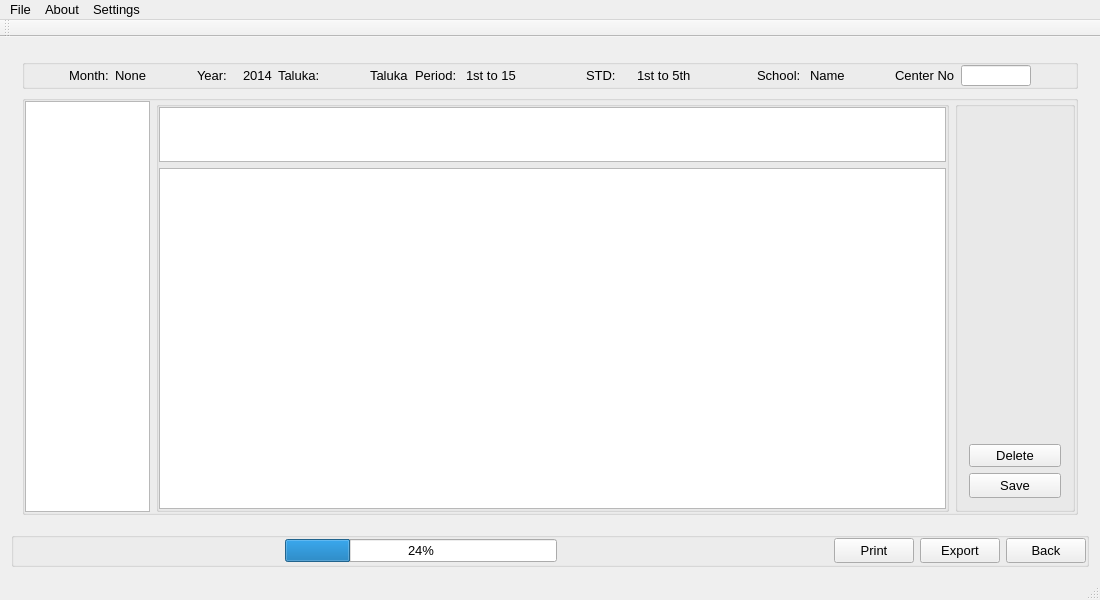
<?xml version="1.0" encoding="UTF-8"?>
<ui version="4.0">
 <class>MainWindow</class>
 <widget class="QMainWindow" name="MainWindow">
  <property name="geometry">
   <rect>
    <x>0</x>
    <y>0</y>
    <width>1100</width>
    <height>600</height>
   </rect>
  </property>
  <property name="font">
   <font>
    <pointsize>10</pointsize>
   </font>
  </property>
  <property name="windowTitle">
   <string>MainWindow</string>
  </property>
  <widget class="QWidget" name="centralWidget">
   <layout class="QVBoxLayout" name="verticalLayout">
    <item>
     <widget class="QStackedWidget" name="AllStackWidget">
      <property name="font">
       <font>
        <pointsize>10</pointsize>
       </font>
      </property>
      <property name="currentIndex">
       <number>3</number>
      </property>
      <widget class="QWidget" name="MainStackWidget">
       <layout class="QGridLayout" name="gridLayout">
        <item row="0" column="0">
         <widget class="QGroupBox" name="loginGroupBox">
          <property name="font">
           <font>
            <pointsize>10</pointsize>
           </font>
          </property>
          <property name="title">
           <string>Log in</string>
          </property>
          <widget class="QWidget" name="layoutWidget">
           <property name="geometry">
            <rect>
             <x>10</x>
             <y>50</y>
             <width>221</width>
             <height>24</height>
            </rect>
           </property>
           <layout class="QHBoxLayout" name="horizontalLayout_2">
            <item>
             <widget class="QLabel" name="labelUsername">
              <property name="text">
               <string>Username</string>
              </property>
             </widget>
            </item>
            <item>
             <widget class="QLineEdit" name="lineEditUsername"/>
            </item>
           </layout>
          </widget>
          <widget class="QWidget" name="layoutWidget_2">
           <property name="geometry">
            <rect>
             <x>10</x>
             <y>100</y>
             <width>221</width>
             <height>24</height>
            </rect>
           </property>
           <layout class="QHBoxLayout" name="horizontalLayout_3">
            <item>
             <widget class="QLabel" name="labelPassword">
              <property name="text">
               <string>Password</string>
              </property>
             </widget>
            </item>
            <item>
             <widget class="QLineEdit" name="lineEditPassword">
              <property name="text">
               <string/>
              </property>
             </widget>
            </item>
           </layout>
          </widget>
          <widget class="QWidget" name="layoutWidget_3">
           <property name="geometry">
            <rect>
             <x>89</x>
             <y>140</y>
             <width>145</width>
             <height>26</height>
            </rect>
           </property>
           <layout class="QHBoxLayout" name="horizontalLayout">
            <item>
             <widget class="QComboBox" name="comboBoxUserAdmin">
              <item>
               <property name="text">
                <string>User</string>
               </property>
              </item>
              <item>
               <property name="text">
                <string>Admin</string>
               </property>
              </item>
             </widget>
            </item>
            <item>
             <widget class="QPushButton" name="pushButtonLogin">
              <property name="text">
               <string>Log in</string>
              </property>
             </widget>
            </item>
           </layout>
          </widget>
          <widget class="QLabel" name="ErrorLable">
           <property name="geometry">
            <rect>
             <x>10</x>
             <y>180</y>
             <width>221</width>
             <height>16</height>
            </rect>
           </property>
           <property name="text">
            <string>Error</string>
           </property>
          </widget>
          <zorder>layoutWidget_2</zorder>
          <zorder>layoutWidget_3</zorder>
          <zorder>layoutWidget</zorder>
          <zorder>ErrorLable</zorder>
         </widget>
        </item>
       </layout>
      </widget>
      <widget class="QWidget" name="HomeStackWidget">
       <widget class="QGroupBox" name="groupBox">
        <property name="geometry">
         <rect>
          <x>0</x>
          <y>20</y>
          <width>538</width>
          <height>89</height>
         </rect>
        </property>
        <property name="title">
         <string>Bill Manager</string>
        </property>
        <layout class="QGridLayout" name="gridLayout_2">
         <property name="spacing">
          <number>9</number>
         </property>
         <item row="0" column="0">
          <widget class="QComboBox" name="comboBoxBMTaluka">
           <property name="minimumSize">
            <size>
             <width>125</width>
             <height>25</height>
            </size>
           </property>
          </widget>
         </item>
         <item row="0" column="1">
          <widget class="QComboBox" name="comboBoxBMRout">
           <property name="minimumSize">
            <size>
             <width>125</width>
             <height>25</height>
            </size>
           </property>
          </widget>
         </item>
         <item row="0" column="2">
          <widget class="QComboBox" name="comboBoxBMPeriod">
           <property name="minimumSize">
            <size>
             <width>125</width>
             <height>25</height>
            </size>
           </property>
           <item>
            <property name="text">
             <string>1st to 15th</string>
            </property>
           </item>
           <item>
            <property name="text">
             <string>16th to 31st</string>
            </property>
           </item>
          </widget>
         </item>
         <item row="0" column="3">
          <widget class="QComboBox" name="comboBoxBMSTD">
           <property name="minimumSize">
            <size>
             <width>125</width>
             <height>25</height>
            </size>
           </property>
           <item>
            <property name="text">
             <string>1st to 5th</string>
            </property>
           </item>
           <item>
            <property name="text">
             <string>6th to 8th</string>
            </property>
           </item>
          </widget>
         </item>
         <item row="1" column="0">
          <widget class="QComboBox" name="comboBoxBMMonth">
           <property name="minimumSize">
            <size>
             <width>100</width>
             <height>25</height>
            </size>
           </property>
           <item>
            <property name="text">
             <string>January</string>
            </property>
           </item>
           <item>
            <property name="text">
             <string>February</string>
            </property>
           </item>
           <item>
            <property name="text">
             <string>March</string>
            </property>
           </item>
           <item>
            <property name="text">
             <string>April</string>
            </property>
           </item>
           <item>
            <property name="text">
             <string>May</string>
            </property>
           </item>
           <item>
            <property name="text">
             <string>June</string>
            </property>
           </item>
           <item>
            <property name="text">
             <string>July</string>
            </property>
           </item>
           <item>
            <property name="text">
             <string>August</string>
            </property>
           </item>
           <item>
            <property name="text">
             <string>September</string>
            </property>
           </item>
           <item>
            <property name="text">
             <string>October</string>
            </property>
           </item>
           <item>
            <property name="text">
             <string>November</string>
            </property>
           </item>
           <item>
            <property name="text">
             <string>December</string>
            </property>
           </item>
          </widget>
         </item>
         <item row="1" column="1">
          <widget class="QComboBox" name="comboBoxBMYear">
           <property name="minimumSize">
            <size>
             <width>90</width>
             <height>25</height>
            </size>
           </property>
          </widget>
         </item>
         <item row="1" column="3">
          <widget class="QPushButton" name="pushButtonBMManager">
           <property name="minimumSize">
            <size>
             <width>125</width>
             <height>27</height>
            </size>
           </property>
           <property name="text">
            <string>Manage</string>
           </property>
          </widget>
         </item>
         <item row="1" column="2">
          <spacer name="horizontalSpacer_3">
           <property name="orientation">
            <enum>Qt::Horizontal</enum>
           </property>
           <property name="sizeHint" stdset="0">
            <size>
             <width>40</width>
             <height>20</height>
            </size>
           </property>
          </spacer>
         </item>
        </layout>
       </widget>
       <widget class="QGroupBox" name="groupBox_2">
        <property name="geometry">
         <rect>
          <x>0</x>
          <y>160</y>
          <width>281</width>
          <height>58</height>
         </rect>
        </property>
        <property name="title">
         <string>Master Manager</string>
        </property>
        <layout class="QHBoxLayout" name="horizontalLayout_9">
         <item>
          <widget class="QPushButton" name="pushButtonSchoolManager">
           <property name="minimumSize">
            <size>
             <width>100</width>
             <height>25</height>
            </size>
           </property>
           <property name="text">
            <string>School Manager</string>
           </property>
          </widget>
         </item>
         <item>
          <widget class="QPushButton" name="pushButtonTalukaManager">
           <property name="minimumSize">
            <size>
             <width>100</width>
             <height>25</height>
            </size>
           </property>
           <property name="text">
            <string> Taluka Manager</string>
           </property>
          </widget>
         </item>
         <item>
          <spacer name="horizontalSpacer_5">
           <property name="orientation">
            <enum>Qt::Horizontal</enum>
           </property>
           <property name="sizeHint" stdset="0">
            <size>
             <width>40</width>
             <height>20</height>
            </size>
           </property>
          </spacer>
         </item>
        </layout>
       </widget>
      </widget>
      <widget class="QWidget" name="SchoolsManager">
       <layout class="QVBoxLayout" name="verticalLayout_2">
        <item>
         <widget class="QGroupBox" name="groupBoxMain">
          <property name="title">
           <string/>
          </property>
          <layout class="QHBoxLayout" name="horizontalLayout_4">
           <property name="leftMargin">
            <number>0</number>
           </property>
           <property name="topMargin">
            <number>0</number>
           </property>
           <property name="rightMargin">
            <number>0</number>
           </property>
           <property name="bottomMargin">
            <number>0</number>
           </property>
           <item>
            <widget class="QGroupBox" name="groupBoxSchoolOperations">
             <property name="title">
              <string/>
             </property>
             <layout class="QVBoxLayout" name="verticalLayout_4">
              <property name="spacing">
               <number>0</number>
              </property>
              <property name="leftMargin">
               <number>0</number>
              </property>
              <property name="topMargin">
               <number>0</number>
              </property>
              <property name="rightMargin">
               <number>0</number>
              </property>
              <property name="bottomMargin">
               <number>0</number>
              </property>
              <item>
               <widget class="QGroupBox" name="groupBoxSearchBox">
                <property name="minimumSize">
                 <size>
                  <width>0</width>
                  <height>25</height>
                 </size>
                </property>
                <property name="title">
                 <string/>
                </property>
                <layout class="QHBoxLayout" name="horizontalLayout_6">
                 <property name="leftMargin">
                  <number>0</number>
                 </property>
                 <property name="topMargin">
                  <number>0</number>
                 </property>
                 <property name="rightMargin">
                  <number>0</number>
                 </property>
                 <property name="bottomMargin">
                  <number>0</number>
                 </property>
                 <item>
                  <widget class="QLineEdit" name="lineEditSearchBox">
                   <property name="minimumSize">
                    <size>
                     <width>200</width>
                     <height>25</height>
                    </size>
                   </property>
                   <property name="toolTip">
                    <string>Type School Name</string>
                   </property>
                  </widget>
                 </item>
                 <item>
                  <widget class="QComboBox" name="comboBoxSelectTaluka">
                   <property name="minimumSize">
                    <size>
                     <width>100</width>
                     <height>25</height>
                    </size>
                   </property>
                   <property name="toolTip">
                    <string>Select Taluka</string>
                   </property>
                  </widget>
                 </item>
                 <item>
                  <widget class="QComboBox" name="comboBoxSelectRout">
                   <property name="minimumSize">
                    <size>
                     <width>80</width>
                     <height>25</height>
                    </size>
                   </property>
                   <property name="toolTip">
                    <string>Select Rout</string>
                   </property>
                  </widget>
                 </item>
                 <item>
                  <spacer name="horizontalSpacer_2">
                   <property name="orientation">
                    <enum>Qt::Horizontal</enum>
                   </property>
                   <property name="sizeHint" stdset="0">
                    <size>
                     <width>40</width>
                     <height>20</height>
                    </size>
                   </property>
                  </spacer>
                 </item>
                 <item>
                  <widget class="QPushButton" name="pushButtonResetSchoolSearch">
                   <property name="minimumSize">
                    <size>
                     <width>0</width>
                     <height>25</height>
                    </size>
                   </property>
                   <property name="text">
                    <string>Reset</string>
                   </property>
                  </widget>
                 </item>
                </layout>
               </widget>
              </item>
              <item>
               <widget class="QTableView" name="tableViewSchools">
                <property name="wordWrap">
                 <bool>false</bool>
                </property>
               </widget>
              </item>
             </layout>
            </widget>
           </item>
           <item>
            <widget class="QGroupBox" name="groupBoxManager">
             <property name="minimumSize">
              <size>
               <width>120</width>
               <height>0</height>
              </size>
             </property>
             <property name="maximumSize">
              <size>
               <width>120</width>
               <height>16777215</height>
              </size>
             </property>
             <property name="title">
              <string/>
             </property>
             <layout class="QVBoxLayout" name="verticalLayout_3">
              <item>
               <widget class="QPushButton" name="pushButtonAddSchool">
                <property name="minimumSize">
                 <size>
                  <width>0</width>
                  <height>25</height>
                 </size>
                </property>
                <property name="maximumSize">
                 <size>
                  <width>100</width>
                  <height>16777215</height>
                 </size>
                </property>
                <property name="font">
                 <font>
                  <pointsize>10</pointsize>
                 </font>
                </property>
                <property name="text">
                 <string>Add School</string>
                </property>
               </widget>
              </item>
              <item>
               <widget class="QPushButton" name="pushButtonEditSchool">
                <property name="minimumSize">
                 <size>
                  <width>0</width>
                  <height>25</height>
                 </size>
                </property>
                <property name="maximumSize">
                 <size>
                  <width>100</width>
                  <height>16777215</height>
                 </size>
                </property>
                <property name="font">
                 <font>
                  <pointsize>10</pointsize>
                 </font>
                </property>
                <property name="text">
                 <string>Edit School</string>
                </property>
               </widget>
              </item>
              <item>
               <widget class="QPushButton" name="pushButtonRemoveSchool">
                <property name="minimumSize">
                 <size>
                  <width>0</width>
                  <height>25</height>
                 </size>
                </property>
                <property name="maximumSize">
                 <size>
                  <width>100</width>
                  <height>16777215</height>
                 </size>
                </property>
                <property name="font">
                 <font>
                  <pointsize>10</pointsize>
                 </font>
                </property>
                <property name="text">
                 <string>Remove School</string>
                </property>
               </widget>
              </item>
              <item>
               <spacer name="verticalSpacer">
                <property name="orientation">
                 <enum>Qt::Vertical</enum>
                </property>
                <property name="sizeHint" stdset="0">
                 <size>
                  <width>20</width>
                  <height>40</height>
                 </size>
                </property>
               </spacer>
              </item>
             </layout>
            </widget>
           </item>
          </layout>
         </widget>
        </item>
       </layout>
      </widget>
      <widget class="QWidget" name="SchoolBillPage">
       <layout class="QVBoxLayout" name="verticalLayout_5">
        <item>
         <widget class="QGroupBox" name="groupBoxHeader">
          <property name="minimumSize">
           <size>
            <width>0</width>
            <height>30</height>
           </size>
          </property>
          <property name="maximumSize">
           <size>
            <width>16777215</width>
            <height>30</height>
           </size>
          </property>
          <property name="title">
           <string/>
          </property>
          <layout class="QHBoxLayout" name="horizontalLayout_8">
           <property name="leftMargin">
            <number>0</number>
           </property>
           <property name="topMargin">
            <number>0</number>
           </property>
           <property name="rightMargin">
            <number>0</number>
           </property>
           <property name="bottomMargin">
            <number>0</number>
           </property>
           <item>
            <spacer name="horizontalSpacer_7">
             <property name="orientation">
              <enum>Qt::Horizontal</enum>
             </property>
             <property name="sizeHint" stdset="0">
              <size>
               <width>40</width>
               <height>20</height>
              </size>
             </property>
            </spacer>
           </item>
           <item>
            <widget class="QLabel" name="labelMonthTitle">
             <property name="maximumSize">
              <size>
               <width>50</width>
               <height>16777215</height>
              </size>
             </property>
             <property name="font">
              <font>
               <pointsize>10</pointsize>
              </font>
             </property>
             <property name="text">
              <string>Month:</string>
             </property>
            </widget>
           </item>
           <item>
            <widget class="QLabel" name="labelBMMonthBody">
             <property name="minimumSize">
              <size>
               <width>0</width>
               <height>0</height>
              </size>
             </property>
             <property name="maximumSize">
              <size>
               <width>16777215</width>
               <height>16777215</height>
              </size>
             </property>
             <property name="font">
              <font>
               <pointsize>10</pointsize>
              </font>
             </property>
             <property name="text">
              <string>None</string>
             </property>
             <property name="margin">
              <number>0</number>
             </property>
            </widget>
           </item>
           <item>
            <spacer name="horizontalSpacer_8">
             <property name="orientation">
              <enum>Qt::Horizontal</enum>
             </property>
             <property name="sizeHint" stdset="0">
              <size>
               <width>40</width>
               <height>20</height>
              </size>
             </property>
            </spacer>
           </item>
           <item>
            <widget class="QLabel" name="labelYearTitle">
             <property name="minimumSize">
              <size>
               <width>40</width>
               <height>0</height>
              </size>
             </property>
             <property name="maximumSize">
              <size>
               <width>40</width>
               <height>16777215</height>
              </size>
             </property>
             <property name="font">
              <font>
               <pointsize>10</pointsize>
              </font>
             </property>
             <property name="text">
              <string>Year:</string>
             </property>
            </widget>
           </item>
           <item>
            <widget class="QLabel" name="labelBMYearBody">
             <property name="minimumSize">
              <size>
               <width>0</width>
               <height>0</height>
              </size>
             </property>
             <property name="maximumSize">
              <size>
               <width>16777215</width>
               <height>16777215</height>
              </size>
             </property>
             <property name="font">
              <font>
               <pointsize>10</pointsize>
              </font>
             </property>
             <property name="text">
              <string>2014</string>
             </property>
             <property name="margin">
              <number>0</number>
             </property>
            </widget>
           </item>
           <item>
            <widget class="QLabel" name="labelTalukaTitle">
             <property name="text">
              <string>Taluka:</string>
             </property>
            </widget>
           </item>
           <item>
            <spacer name="horizontalSpacer_9">
             <property name="orientation">
              <enum>Qt::Horizontal</enum>
             </property>
             <property name="sizeHint" stdset="0">
              <size>
               <width>40</width>
               <height>20</height>
              </size>
             </property>
            </spacer>
           </item>
           <item>
            <widget class="QLabel" name="labelBMTalukaBody">
             <property name="minimumSize">
              <size>
               <width>0</width>
               <height>0</height>
              </size>
             </property>
             <property name="text">
              <string>Taluka</string>
             </property>
            </widget>
           </item>
           <item>
            <widget class="QLabel" name="labelPeriodTitle">
             <property name="minimumSize">
              <size>
               <width>45</width>
               <height>0</height>
              </size>
             </property>
             <property name="maximumSize">
              <size>
               <width>50</width>
               <height>16777215</height>
              </size>
             </property>
             <property name="font">
              <font>
               <pointsize>10</pointsize>
              </font>
             </property>
             <property name="text">
              <string>Period:</string>
             </property>
            </widget>
           </item>
           <item>
            <widget class="QLabel" name="labelBMPeriodBody">
             <property name="minimumSize">
              <size>
               <width>70</width>
               <height>0</height>
              </size>
             </property>
             <property name="maximumSize">
              <size>
               <width>70</width>
               <height>16777215</height>
              </size>
             </property>
             <property name="font">
              <font>
               <pointsize>10</pointsize>
              </font>
             </property>
             <property name="text">
              <string>1st to 15</string>
             </property>
             <property name="margin">
              <number>0</number>
             </property>
            </widget>
           </item>
           <item>
            <spacer name="horizontalSpacer_10">
             <property name="orientation">
              <enum>Qt::Horizontal</enum>
             </property>
             <property name="sizeHint" stdset="0">
              <size>
               <width>40</width>
               <height>20</height>
              </size>
             </property>
            </spacer>
           </item>
           <item>
            <widget class="QLabel" name="labelSTD">
             <property name="minimumSize">
              <size>
               <width>45</width>
               <height>0</height>
              </size>
             </property>
             <property name="maximumSize">
              <size>
               <width>50</width>
               <height>16777215</height>
              </size>
             </property>
             <property name="font">
              <font>
               <pointsize>10</pointsize>
              </font>
             </property>
             <property name="text">
              <string>STD:</string>
             </property>
            </widget>
           </item>
           <item>
            <widget class="QLabel" name="labelBMSTDBody">
             <property name="minimumSize">
              <size>
               <width>70</width>
               <height>0</height>
              </size>
             </property>
             <property name="maximumSize">
              <size>
               <width>70</width>
               <height>16777215</height>
              </size>
             </property>
             <property name="font">
              <font>
               <pointsize>10</pointsize>
              </font>
             </property>
             <property name="text">
              <string>1st to 5th</string>
             </property>
             <property name="margin">
              <number>0</number>
             </property>
            </widget>
           </item>
           <item>
            <spacer name="horizontalSpacer_11">
             <property name="orientation">
              <enum>Qt::Horizontal</enum>
             </property>
             <property name="sizeHint" stdset="0">
              <size>
               <width>40</width>
               <height>20</height>
              </size>
             </property>
            </spacer>
           </item>
           <item>
            <widget class="QLabel" name="labelSchoolTitle">
             <property name="maximumSize">
              <size>
               <width>50</width>
               <height>16777215</height>
              </size>
             </property>
             <property name="font">
              <font>
               <pointsize>10</pointsize>
              </font>
             </property>
             <property name="text">
              <string>School: </string>
             </property>
            </widget>
           </item>
           <item>
            <widget class="QLabel" name="labelBMSchoolBody">
             <property name="minimumSize">
              <size>
               <width>0</width>
               <height>0</height>
              </size>
             </property>
             <property name="maximumSize">
              <size>
               <width>16777215</width>
               <height>16777215</height>
              </size>
             </property>
             <property name="font">
              <font>
               <pointsize>10</pointsize>
              </font>
             </property>
             <property name="text">
              <string>Name</string>
             </property>
             <property name="margin">
              <number>0</number>
             </property>
            </widget>
           </item>
           <item>
            <spacer name="horizontalSpacer_12">
             <property name="orientation">
              <enum>Qt::Horizontal</enum>
             </property>
             <property name="sizeHint" stdset="0">
              <size>
               <width>40</width>
               <height>20</height>
              </size>
             </property>
            </spacer>
           </item>
           <item>
            <widget class="QLabel" name="labelCenterNoTitle">
             <property name="maximumSize">
              <size>
               <width>60</width>
               <height>16777215</height>
              </size>
             </property>
             <property name="font">
              <font>
               <pointsize>10</pointsize>
               <weight>50</weight>
               <bold>false</bold>
               <strikeout>false</strikeout>
              </font>
             </property>
             <property name="text">
              <string>Center No.</string>
             </property>
            </widget>
           </item>
           <item>
            <widget class="QLineEdit" name="lineEditBMCenter">
             <property name="maximumSize">
              <size>
               <width>70</width>
               <height>16777215</height>
              </size>
             </property>
            </widget>
           </item>
           <item>
            <spacer name="horizontalSpacer_6">
             <property name="orientation">
              <enum>Qt::Horizontal</enum>
             </property>
             <property name="sizeHint" stdset="0">
              <size>
               <width>40</width>
               <height>20</height>
              </size>
             </property>
            </spacer>
           </item>
          </layout>
         </widget>
        </item>
        <item>
         <widget class="QGroupBox" name="groupBoxBody">
          <property name="title">
           <string/>
          </property>
          <layout class="QHBoxLayout" name="horizontalLayout_7">
           <property name="leftMargin">
            <number>0</number>
           </property>
           <property name="topMargin">
            <number>0</number>
           </property>
           <property name="rightMargin">
            <number>0</number>
           </property>
           <property name="bottomMargin">
            <number>0</number>
           </property>
           <item>
            <widget class="QListView" name="listViewSchools">
             <property name="sizePolicy">
              <sizepolicy hsizetype="Expanding" vsizetype="Expanding">
               <horstretch>0</horstretch>
               <verstretch>0</verstretch>
              </sizepolicy>
             </property>
             <property name="minimumSize">
              <size>
               <width>125</width>
               <height>0</height>
              </size>
             </property>
             <property name="maximumSize">
              <size>
               <width>125</width>
               <height>16777215</height>
              </size>
             </property>
             <property name="font">
              <font>
               <pointsize>12</pointsize>
              </font>
             </property>
             <property name="editTriggers">
              <set>QAbstractItemView::NoEditTriggers</set>
             </property>
            </widget>
           </item>
           <item>
            <widget class="QGroupBox" name="groupBoxContent">
             <property name="minimumSize">
              <size>
               <width>0</width>
               <height>0</height>
              </size>
             </property>
             <property name="title">
              <string/>
             </property>
             <layout class="QVBoxLayout" name="verticalLayout_6">
              <property name="leftMargin">
               <number>0</number>
              </property>
              <property name="topMargin">
               <number>0</number>
              </property>
              <property name="rightMargin">
               <number>0</number>
              </property>
              <property name="bottomMargin">
               <number>0</number>
              </property>
              <item>
               <widget class="QTableView" name="tableViewTotalBill">
                <property name="minimumSize">
                 <size>
                  <width>0</width>
                  <height>55</height>
                 </size>
                </property>
                <property name="maximumSize">
                 <size>
                  <width>16777215</width>
                  <height>55</height>
                 </size>
                </property>
                <property name="font">
                 <font>
                  <pointsize>10</pointsize>
                 </font>
                </property>
                <attribute name="horizontalHeaderVisible">
                 <bool>true</bool>
                </attribute>
                <attribute name="horizontalHeaderDefaultSectionSize">
                 <number>70</number>
                </attribute>
                <attribute name="verticalHeaderVisible">
                 <bool>false</bool>
                </attribute>
                <attribute name="verticalHeaderCascadingSectionResizes">
                 <bool>false</bool>
                </attribute>
                <attribute name="verticalHeaderDefaultSectionSize">
                 <number>30</number>
                </attribute>
               </widget>
              </item>
              <item>
               <widget class="QTableView" name="tableViewMainBill">
                <property name="editTriggers">
                 <set>QAbstractItemView::AnyKeyPressed|QAbstractItemView::DoubleClicked|QAbstractItemView::EditKeyPressed</set>
                </property>
                <attribute name="horizontalHeaderDefaultSectionSize">
                 <number>70</number>
                </attribute>
                <attribute name="verticalHeaderVisible">
                 <bool>false</bool>
                </attribute>
               </widget>
              </item>
             </layout>
            </widget>
           </item>
           <item>
            <widget class="QGroupBox" name="groupBoxControlBill">
             <property name="minimumSize">
              <size>
               <width>120</width>
               <height>0</height>
              </size>
             </property>
             <property name="maximumSize">
              <size>
               <width>16777215</width>
               <height>16777215</height>
              </size>
             </property>
             <property name="title">
              <string/>
             </property>
             <layout class="QVBoxLayout" name="verticalLayout_7">
              <item>
               <spacer name="verticalSpacer_2">
                <property name="orientation">
                 <enum>Qt::Vertical</enum>
                </property>
                <property name="sizeHint" stdset="0">
                 <size>
                  <width>20</width>
                  <height>40</height>
                 </size>
                </property>
               </spacer>
              </item>
              <item>
               <widget class="QPushButton" name="pushButtonDeleteSchoolBill">
                <property name="text">
                 <string>Delete</string>
                </property>
               </widget>
              </item>
              <item>
               <widget class="QPushButton" name="pushButtonSaveSchoolBill">
                <property name="minimumSize">
                 <size>
                  <width>0</width>
                  <height>25</height>
                 </size>
                </property>
                <property name="font">
                 <font>
                  <pointsize>10</pointsize>
                 </font>
                </property>
                <property name="text">
                 <string>Save</string>
                </property>
               </widget>
              </item>
             </layout>
            </widget>
           </item>
          </layout>
         </widget>
        </item>
       </layout>
      </widget>
     </widget>
    </item>
    <item>
     <widget class="QGroupBox" name="groupBoxControl">
      <property name="minimumSize">
       <size>
        <width>0</width>
        <height>35</height>
       </size>
      </property>
      <property name="font">
       <font>
        <pointsize>10</pointsize>
       </font>
      </property>
      <property name="title">
       <string/>
      </property>
      <layout class="QHBoxLayout" name="horizontalLayout_5">
       <property name="spacing">
        <number>6</number>
       </property>
       <property name="leftMargin">
        <number>0</number>
       </property>
       <property name="topMargin">
        <number>0</number>
       </property>
       <property name="rightMargin">
        <number>0</number>
       </property>
       <property name="bottomMargin">
        <number>0</number>
       </property>
       <item>
        <spacer name="horizontalSpacer_4">
         <property name="orientation">
          <enum>Qt::Horizontal</enum>
         </property>
         <property name="sizeHint" stdset="0">
          <size>
           <width>40</width>
           <height>20</height>
          </size>
         </property>
        </spacer>
       </item>
       <item>
        <widget class="QProgressBar" name="progressBar">
         <property name="value">
          <number>24</number>
         </property>
        </widget>
       </item>
       <item>
        <spacer name="horizontalSpacer">
         <property name="orientation">
          <enum>Qt::Horizontal</enum>
         </property>
         <property name="sizeHint" stdset="0">
          <size>
           <width>40</width>
           <height>20</height>
          </size>
         </property>
        </spacer>
       </item>
       <item>
        <widget class="QPushButton" name="pushButtonPrintSchools">
         <property name="minimumSize">
          <size>
           <width>0</width>
           <height>25</height>
          </size>
         </property>
         <property name="font">
          <font>
           <pointsize>10</pointsize>
          </font>
         </property>
         <property name="text">
          <string>Print</string>
         </property>
        </widget>
       </item>
       <item>
        <widget class="QPushButton" name="pushButtonExportSchools">
         <property name="minimumSize">
          <size>
           <width>0</width>
           <height>25</height>
          </size>
         </property>
         <property name="font">
          <font>
           <pointsize>10</pointsize>
          </font>
         </property>
         <property name="text">
          <string>Export</string>
         </property>
        </widget>
       </item>
       <item>
        <widget class="QPushButton" name="pushButtonBack">
         <property name="minimumSize">
          <size>
           <width>60</width>
           <height>25</height>
          </size>
         </property>
         <property name="font">
          <font>
           <pointsize>10</pointsize>
          </font>
         </property>
         <property name="text">
          <string>Back</string>
         </property>
        </widget>
       </item>
      </layout>
     </widget>
    </item>
   </layout>
  </widget>
  <widget class="QMenuBar" name="menuBar">
   <property name="geometry">
    <rect>
     <x>0</x>
     <y>0</y>
     <width>1100</width>
     <height>21</height>
    </rect>
   </property>
   <widget class="QMenu" name="menuFile">
    <property name="title">
     <string>File</string>
    </property>
    <addaction name="separator"/>
    <addaction name="actionChooseDatabase"/>
   </widget>
   <widget class="QMenu" name="menuAbout">
    <property name="title">
     <string>About</string>
    </property>
   </widget>
   <widget class="QMenu" name="menuSettings">
    <property name="title">
     <string>Settings</string>
    </property>
    <addaction name="actionAddUser"/>
    <addaction name="actionAddAdmin"/>
    <addaction name="actionLogout"/>
   </widget>
   <addaction name="menuFile"/>
   <addaction name="menuAbout"/>
   <addaction name="menuSettings"/>
  </widget>
  <widget class="QToolBar" name="mainToolBar">
   <attribute name="toolBarArea">
    <enum>TopToolBarArea</enum>
   </attribute>
   <attribute name="toolBarBreak">
    <bool>false</bool>
   </attribute>
  </widget>
  <widget class="QStatusBar" name="statusBar"/>
  <action name="actionLogout">
   <property name="text">
    <string>Log out</string>
   </property>
  </action>
  <action name="actionAddUser">
   <property name="text">
    <string>Add User</string>
   </property>
  </action>
  <action name="actionAddAdmin">
   <property name="text">
    <string>Add Admin</string>
   </property>
  </action>
  <action name="actionChooseDatabase">
   <property name="text">
    <string>Choose Database</string>
   </property>
  </action>
 </widget>
 <layoutdefault spacing="6" margin="11"/>
 <tabstops>
  <tabstop>lineEditUsername</tabstop>
  <tabstop>lineEditPassword</tabstop>
  <tabstop>comboBoxUserAdmin</tabstop>
  <tabstop>pushButtonLogin</tabstop>
  <tabstop>lineEditSearchBox</tabstop>
  <tabstop>comboBoxSelectTaluka</tabstop>
  <tabstop>comboBoxSelectRout</tabstop>
  <tabstop>pushButtonResetSchoolSearch</tabstop>
  <tabstop>tableViewSchools</tabstop>
  <tabstop>pushButtonAddSchool</tabstop>
  <tabstop>pushButtonEditSchool</tabstop>
  <tabstop>pushButtonRemoveSchool</tabstop>
  <tabstop>listViewSchools</tabstop>
  <tabstop>tableViewTotalBill</tabstop>
  <tabstop>tableViewMainBill</tabstop>
  <tabstop>pushButtonPrintSchools</tabstop>
  <tabstop>pushButtonExportSchools</tabstop>
  <tabstop>pushButtonBack</tabstop>
  <tabstop>pushButtonBMManager</tabstop>
  <tabstop>pushButtonSchoolManager</tabstop>
  <tabstop>pushButtonTalukaManager</tabstop>
  <tabstop>comboBoxBMTaluka</tabstop>
  <tabstop>comboBoxBMRout</tabstop>
  <tabstop>comboBoxBMPeriod</tabstop>
  <tabstop>comboBoxBMSTD</tabstop>
  <tabstop>comboBoxBMMonth</tabstop>
  <tabstop>comboBoxBMYear</tabstop>
  <tabstop>pushButtonSaveSchoolBill</tabstop>
 </tabstops>
 <resources/>
 <connections/>
</ui>
